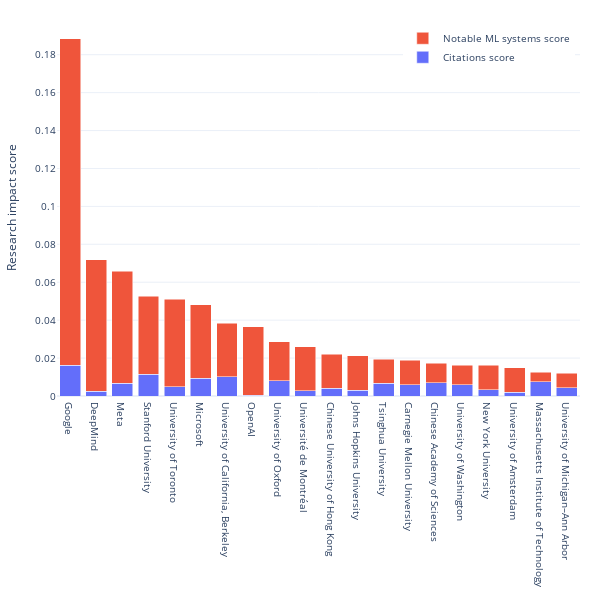

The cell this chart's notebook holds for it:
### Code cell
fig = go.Figure(data=[
    go.Bar(name='Citations score', x=top_institutions, y=top_openalex_scores),
    go.Bar(name='Notable ML systems score', x=top_institutions, y=top_pcd_scores),
])

## Plot layout
fig.update_layout(barmode='stack')
fig.update_layout(
    # title='Initial ranking of companies leading in AI research',
    # xaxis_title='Company',
    yaxis_title='Research impact score',
)
fig.update_layout(
    legend=dict(
        yanchor="top",
        y=0.99,
        xanchor="right",
        x=0.99,
    ),
)
fig.update_layout(
    autosize=False,
    width=600,
    height=600,
    title_x=0.5,
    font=dict(size=10),
    margin=dict(l=20, r=20, t=20, b=20),
)

## Save plot
# save_plot(fig, result_file_location, 'ranking_academic_industry')

## Show plot
fig.show()

### Figure 1 — Plotly figure (JSON) as saved in the notebook; plotly's stock layout.template omitted (floating-point values rounded to 4 significant figures)
{"data": [{"name": "Citations score", "type": "bar", "x": ["Google", "DeepMind", "Meta", "Stanford University", "University of Toronto", "Microsoft", "University of California, Berkeley", "OpenAI", "University of Oxford", "Université de Montréal", "Chinese University of Hong Kong", "Johns Hopkins University", "Tsinghua University", "Carnegie Mellon University", "Chinese Academy of Sciences", "University of Washington", "New York University", "University of Amsterdam", "Massachusetts Institute of Technology", "University of Michigan–Ann Arbor"], "y": [0.01615, 0.002503, 0.006735, 0.01156, 0.004814, 0.009492, 0.01009, 0.0005111, 0.008134, 0.00277, 0.004073, 0.003159, 0.006606, 0.005908, 0.006994, 0.005841, 0.003269, 0.001982, 0.007393, 0.004354]}, {"name": "Notable ML systems score", "type": "bar", "x": ["Google", "DeepMind", "Meta", "Stanford University", "University of Toronto", "Microsoft", "University of California, Berkeley", "OpenAI", "University of Oxford", "Université de Montréal", "Chinese University of Hong Kong", "Johns Hopkins University", "Tsinghua University", "Carnegie Mellon University", "Chinese Academy of Sciences", "University of Washington", "New York University", "University of Amsterdam", "Massachusetts Institute of Technology", "University of Michigan–Ann Arbor"], "y": [0.1722, 0.06941, 0.05913, 0.04113, 0.04627, 0.03856, 0.02828, 0.03599, 0.02057, 0.02314, 0.01799, 0.01799, 0.01285, 0.01285, 0.01028, 0.01028, 0.01285, 0.01285, 0.005141, 0.007712]}], "layout": {"autosize": false, "barmode": "stack", "font": {"size": 10}, "height": 600, "legend": {"x": 0.99, "xanchor": "right", "y": 0.99, "yanchor": "top"}, "margin": {"b": 20, "l": 20, "r": 20, "t": 20}, "title": {"x": 0.5}, "width": 600, "yaxis": {"title": {"text": "Research impact score"}}}}
